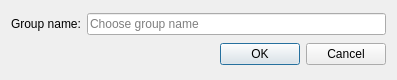
<?xml version="1.0" encoding="UTF-8"?>
<ui version="4.0">
 <class>EditGroupDialog</class>
 <widget class="QDialog" name="EditGroupDialog">
  <property name="geometry">
   <rect>
    <x>0</x>
    <y>0</y>
    <width>397</width>
    <height>80</height>
   </rect>
  </property>
  <property name="windowTitle">
   <string>Group</string>
  </property>
  <property name="windowIcon">
   <iconset resource="../../../vmisc/share/resources/icon.qrc">
    <normaloff>:/icon/64x64/icon64x64.png</normaloff>:/icon/64x64/icon64x64.png</iconset>
  </property>
  <layout class="QVBoxLayout" name="verticalLayout">
   <item>
    <layout class="QHBoxLayout" name="horizontalLayout">
     <item>
      <widget class="QLabel" name="label">
       <property name="text">
        <string>Group name:</string>
       </property>
      </widget>
     </item>
     <item>
      <widget class="QLineEdit" name="lineEditName">
       <property name="toolTip">
        <string>Unique pattern piece name</string>
       </property>
       <property name="placeholderText">
        <string>Choose group name</string>
       </property>
      </widget>
     </item>
    </layout>
   </item>
   <item>
    <widget class="QDialogButtonBox" name="buttonBox">
     <property name="orientation">
      <enum>Qt::Horizontal</enum>
     </property>
     <property name="standardButtons">
      <set>QDialogButtonBox::Cancel|QDialogButtonBox::Ok</set>
     </property>
    </widget>
   </item>
  </layout>
 </widget>
 <resources>
  <include location="../../../vmisc/share/resources/icon.qrc"/>
 </resources>
 <connections>
  <connection>
   <sender>buttonBox</sender>
   <signal>accepted()</signal>
   <receiver>EditGroupDialog</receiver>
   <slot>accept()</slot>
   <hints>
    <hint type="sourcelabel">
     <x>248</x>
     <y>254</y>
    </hint>
    <hint type="destinationlabel">
     <x>157</x>
     <y>274</y>
    </hint>
   </hints>
  </connection>
  <connection>
   <sender>buttonBox</sender>
   <signal>rejected()</signal>
   <receiver>EditGroupDialog</receiver>
   <slot>reject()</slot>
   <hints>
    <hint type="sourcelabel">
     <x>316</x>
     <y>260</y>
    </hint>
    <hint type="destinationlabel">
     <x>286</x>
     <y>274</y>
    </hint>
   </hints>
  </connection>
 </connections>
</ui>
